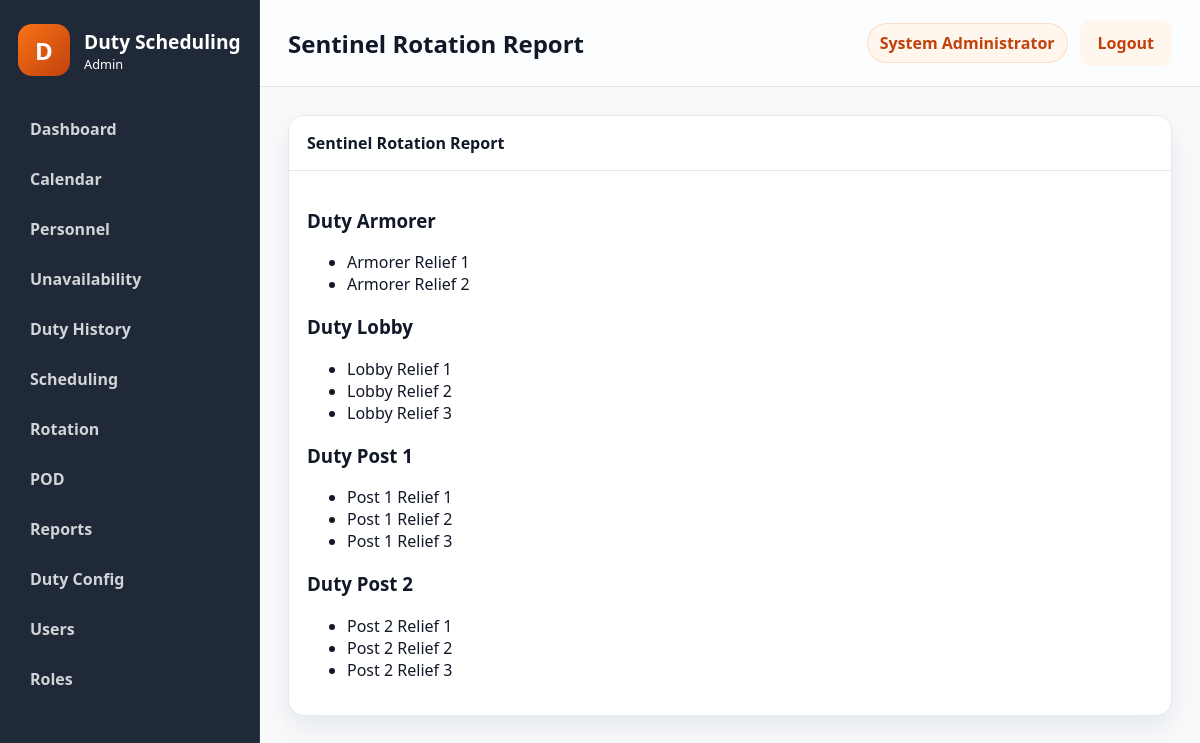
Page /public/?route=reports/sentinel-rotation (signed in) on the committed database.
### tables this page shows
CREATE TABLE users (
    id INT NOT NULL AUTO_INCREMENT,
    username VARCHAR(50) NOT NULL,
    password_hash VARCHAR(255) NOT NULL,
    full_name VARCHAR(100) NOT NULL,
    email VARCHAR(100) NULL,
    role_id INT NOT NULL,
    status ENUM('active','inactive') NOT NULL DEFAULT 'active',
    failed_login_attempts INT NOT NULL DEFAULT 0,
    locked_until DATETIME NULL,
    last_login DATETIME NULL,
    created_at TIMESTAMP NOT NULL DEFAULT CURRENT_TIMESTAMP,
    updated_at TIMESTAMP NOT NULL DEFAULT CURRENT_TIMESTAMP ON UPDATE CURRENT_TIMESTAMP,
    PRIMARY KEY (id),
    UNIQUE KEY uk_users_username (username),
    KEY idx_users_role_id (role_id),
    CONSTRAINT fk_users_role_id FOREIGN KEY (role_id) REFERENCES roles (id)
        ON UPDATE CASCADE
        ON DELETE RESTRICT
);

CREATE TABLE duty_subduties (
    id INT NOT NULL AUTO_INCREMENT,
    duty_id INT NOT NULL,
    subduty_code VARCHAR(20) NOT NULL,
    subduty_name VARCHAR(100) NOT NULL,
    sort_order INT NULL,
    is_active TINYINT(1) NOT NULL DEFAULT 1,
    created_at TIMESTAMP NOT NULL DEFAULT CURRENT_TIMESTAMP,
    updated_at TIMESTAMP NOT NULL DEFAULT CURRENT_TIMESTAMP ON UPDATE CURRENT_TIMESTAMP,
    PRIMARY KEY (id),
    UNIQUE KEY uk_duty_subduties_duty_code (duty_id, subduty_code),
    KEY idx_duty_subduties_duty_id (duty_id),
    CONSTRAINT fk_duty_subduties_duty_id FOREIGN KEY (duty_id) REFERENCES duties (id)
        ON UPDATE CASCADE
        ON DELETE RESTRICT
);

CREATE TABLE duty_reliefs (
    id INT NOT NULL AUTO_INCREMENT,
    subduty_id INT NOT NULL,
    relief_name VARCHAR(50) NOT NULL,
    relief_order INT NOT NULL,
    sort_order INT NULL,
    is_active TINYINT(1) NOT NULL DEFAULT 1,
    created_at TIMESTAMP NOT NULL DEFAULT CURRENT_TIMESTAMP,
    updated_at TIMESTAMP NOT NULL DEFAULT CURRENT_TIMESTAMP ON UPDATE CURRENT_TIMESTAMP,
    PRIMARY KEY (id),
    UNIQUE KEY uk_duty_reliefs_subduty_order (subduty_id, relief_order),
    KEY idx_duty_reliefs_subduty_id (subduty_id),
    CONSTRAINT fk_duty_reliefs_subduty_id FOREIGN KEY (subduty_id) REFERENCES duty_subduties (id)
        ON UPDATE CASCADE
        ON DELETE RESTRICT
);

### controllers/ReportController.php (called while the page is built, shortened)
<?php
class ReportController
{
    public function sentinelRotation(): void
    {
        $pageTitle = 'Sentinel Rotation Report';
        $records = [];
        $subDuties = SubDuty::allForDuty(5);
        foreach ($subDuties as $subDuty) {
            $reliefs = Relief::allForSubDuty((int) $subDuty['id']);
            $records[] = ['subduty' => $subDuty, 'reliefs' => $reliefs];
        }
        include APP_ROOT . '/views/layouts/layout.php';
    }
}

### core/functions.php (called while the page is built, shortened)
<?php
function normalize_permission(string $permission): string
{
    $normalized = trim(strtolower($permission));
    $normalized = str_replace(':', '.', $normalized);
    $normalized = str_replace('_', '.', $normalized);
    return $normalized;
}
function e(mixed $value): string
{
    return htmlspecialchars((string) $value, ENT_QUOTES, 'UTF-8');
}
function user_has_permission(string $permission): bool
{
    $user = current_user();
    $permissions = $user['permissions'] ?? [];
    return in_array(normalize_permission($permission), $permissions, true);
}
function dispatch_controller(string $controllerName, string $methodName): void
{
    $controller = new $controllerName();
    $controller->{$methodName}();
}

### public/index.php (called while the page is built, shortened)
<?php
$route = trim((string) ($_GET['route'] ?? ''), " /\t\n\r");
$routeResolver = resolve_route($route);
[$controllerName, $actionName] = $routeResolver;
if ($route !== 'auth/login' && $route !== 'auth/logout' && !is_logged_in()) {
    redirect(APP_PUBLIC_URL . '/?route=auth/login');
}
dispatch_controller($controllerName, $actionName);

### core/auth.php (called while the page is built, shortened)
<?php
function is_logged_in(): bool
{
    $user = current_user();
    return !empty($user);
}
function current_user(): ?array
{
    $sessionUser = $_SESSION['user'] ?? null;
    $userId = (int) ($_SESSION['user_id'] ?? 0);
    if (is_array($sessionUser) && !empty($sessionUser['id'])) {
        $user = User::findById($userId);
        $role = Role::findById((int) ($user['role_id'] ?? 0));
        $user['role_name'] = $role['role_name'] ?? ($sessionUser['role_name'] ?? '');
        $user['permissions'] = Role::getPermissionsForRoleId((int) ($user['role_id'] ?? 0));
        return $user;
    }
    $user = User::findById($userId);
    $role = Role::findById((int) ($user['role_id'] ?? 0));
    $user['role_name'] = $role['role_name'] ?? '';
    $user['permissions'] = Role::getPermissionsForRoleId((int) ($user['role_id'] ?? 0));
    return $user;
}

### models/User.php (called while the page is built, shortened)
<?php
class User
{
    public static function findById(int $id): ?array
    {
        $pdo = get_db();
        $statement = $pdo->prepare(
            'SELECT u.*, r.role_name, r.permissions AS role_permissions
             FROM users u
             LEFT JOIN roles r ON r.id = u.role_id
             WHERE u.id = :id
             LIMIT 1'
        );
        $statement->execute([':id' => $id]);
        $user = $statement->fetch();
        $user['permissions'] = Role::decodePermissions($user['role_permissions'] ?? '[]');
        return $user;
    }
}

### models/Role.php (called while the page is built, shortened)
<?php
class Role
{
    public static function findById(int $id): ?array
    {
        $pdo = get_db();
        $statement = $pdo->prepare('SELECT * FROM roles WHERE id = :id LIMIT 1');
        $statement->execute([':id' => $id]);
        $role = $statement->fetch();
        return $role ?: null;
    }
    public static function getPermissionsForRoleId(int $roleId): array
    {
        $role = self::findById($roleId);
        return self::decodePermissions($role['permissions'] ?? '[]');
    }
    public static function decodePermissions(mixed $permissions): array
    {
        $values = [];
        if (is_array($permissions)) {
            $values = array_values($permissions);
        } else {
            $decoded = json_decode((string) $permissions, true);
            if (is_array($decoded)) {
                $values = array_values($decoded);
            }
        }
        $normalized = [];
        foreach ($values as $value) {
            $normalized[] = normalize_permission((string) $value);
        }
        return array_values(array_unique($normalized));
    }
}

### models/SubDuty.php (called while the page is built, shortened)
<?php
class SubDuty
{
    public static function allForDuty(int $dutyId): array
    {
        $pdo = get_db();
        $statement = $pdo->prepare('SELECT * FROM duty_subduties WHERE duty_id = :duty_id ORDER BY sort_order IS NULL, sort_order ASC, id ASC');
        $statement->execute([':duty_id' => $dutyId]);
        return $statement->fetchAll() ?: [];
    }
}

### models/Relief.php (called while the page is built, shortened)
<?php
class Relief
{
    public static function allForSubDuty(int $subDutyId): array
    {
        $pdo = get_db();
        $statement = $pdo->prepare('SELECT * FROM duty_reliefs WHERE subduty_id = :subduty_id ORDER BY sort_order IS NULL, sort_order ASC, relief_order ASC, id ASC');
        $statement->execute([':subduty_id' => $subDutyId]);
        return $statement->fetchAll() ?: [];
    }
}

### views/reports/sentinel-rotation.php (the view, shortened to what this page needs)
<?php
$records = $records ?? [];
?>
<div class="panel">
    <div class="panel-header">
        <span>Sentinel Rotation Report</span>
    </div>
    <div class="panel-body">
        <?php foreach ($records as $row): ?>
            <h3><?= e((string) ($row['subduty']['subduty_name'] ?? 'Sub-duty')); ?></h3>
            <ul>
                <?php foreach ($row['reliefs'] as $relief): ?>
                    <li><?= e($relief['relief_name'] ?? 'Relief'); ?></li>
                <?php endforeach; ?>
            </ul>
        <?php endforeach; ?>
    </div>
</div>

### views/layouts/layout.php (shortened to what this page needs)
<?php
$user = $user ?? current_user();
$pageTitle = $pageTitle ?? 'Dashboard';
$viewFile = $viewFile ?? APP_ROOT . '/views/dashboard/index.php';
?>
<!doctype html>
<html lang="en">
<head>
    <link rel="stylesheet" href="<?= e(APP_PUBLIC_URL . '/assets/css/app.css'); ?>">
    <link rel="stylesheet" href="<?= e(APP_PUBLIC_URL . '/assets/css/print.css'); ?>">
</head>
<body class="app-body">
    <div class="app-shell">
        <?php include APP_ROOT . '/views/layouts/sidebar.php'; ?>
        <main class="main-panel">
            <header class="topbar no-print">
                <div>
                    <h1><?= e($pageTitle); ?></h1>
                </div>
                <div class="topbar-actions">
                    <span class="user-pill"><?= e($user['full_name'] ?? 'Administrator'); ?></span>
                    <a class="btn btn-secondary" href="<?= e(APP_PUBLIC_URL . '/?route=auth/logout'); ?>">Logout</a>
                </div>
            </header>
            <section class="content-area">
                <?php include $viewFile; ?>
            </section>
        </main>
    </div>
</body>
</html>

### public/assets/css/app.css (style rules this page uses)
:root { --primary: #F97316; --primary-dark: #C2410C; --primary-light: #FFF7ED; --dark: #1F2937; --bg: #F8FAFC; --border: #E5E7EB; --text: #111827; --muted: #6B7280; --shadow: 0 12px 30px rgba(15, 23, 42, 0.08); --radius: 16px; --card-bg: #FFFFFF; --danger: #DC2626; --success: #16A34A; --warning: #F59E0B; }
* { box-sizing: border-box; }
html, body { margin: 0; min-height: 100%; font-family: "Segoe UI", Tahoma, Geneva, Verdana, sans-serif; background: var(--bg); color: var(--text); }
body { min-height: 100vh; }
.btn { display: inline-flex; align-items: center; justify-content: center; padding: 12px 18px; border: none; border-radius: 10px; text-decoration: none; cursor: pointer; font-weight: 600; transition: opacity 0.2s ease; }
.btn-secondary { background: var(--primary-light); color: var(--primary-dark); }
.app-body { background: var(--bg); }
.app-shell { display: flex; min-height: 100vh; }
.main-panel { flex: 1; display: flex; flex-direction: column; }
.topbar { display: flex; align-items: center; justify-content: space-between; padding: 20px 28px; background: rgba(255, 255, 255, 0.6); border-bottom: 1px solid var(--border); backdrop-filter: blur(10px); }
.topbar h1 { margin: 0; font-size: 1.5rem; }
.topbar-actions { display: flex; align-items: center; gap: 12px; }
.user-pill { background: var(--primary-light); color: var(--primary-dark); border: 1px solid rgba(249, 115, 22, 0.2); border-radius: 999px; padding: 8px 12px; font-weight: 600; }
.content-area { padding: 28px; }
.panel { background: var(--card-bg); border: 1px solid var(--border); border-radius: var(--radius); overflow: hidden; box-shadow: var(--shadow); }
.panel-header { display: flex; align-items: center; justify-content: space-between; padding: 16px 18px; border-bottom: 1px solid var(--border); background: #fff; font-weight: 700; }
.panel-body { padding: 18px; }
.no-print { print-color-adjust: exact; }

### public/assets/css/print.css (style rules this page uses)
body { background: #fff; }

### rows in the picture
users: full_name "System Administrator"
duty_subduties: subduty_name "Duty Armorer"
duty_reliefs: relief_name "Armorer Relief 1"
duty_reliefs: relief_name "Armorer Relief 2"
duty_subduties: subduty_name "Duty Lobby"
duty_reliefs: relief_name "Lobby Relief 1"
duty_reliefs: relief_name "Lobby Relief 2"
duty_reliefs: relief_name "Lobby Relief 3"
duty_subduties: subduty_name "Duty Post 1"
duty_reliefs: relief_name "Post 1 Relief 1"
duty_reliefs: relief_name "Post 1 Relief 2"
duty_reliefs: relief_name "Post 1 Relief 3"
duty_subduties: subduty_name "Duty Post 2"
duty_reliefs: relief_name "Post 2 Relief 1"
duty_reliefs: relief_name "Post 2 Relief 2"
duty_reliefs: relief_name "Post 2 Relief 3"

### other values in the picture
$item['label'] "Dashboard"
$item['label'] "Calendar"
$item['label'] "Personnel"
$item['label'] "Unavailability"
$item['label'] "Duty History"
$item['label'] "Scheduling"
$item['label'] "Rotation"
$item['label'] "POD"
$item['label'] "Reports"
$item['label'] "Duty Config"
$item['label'] "Users"
$item['label'] "Roles"
$pageTitle "Sentinel Rotation Report"
